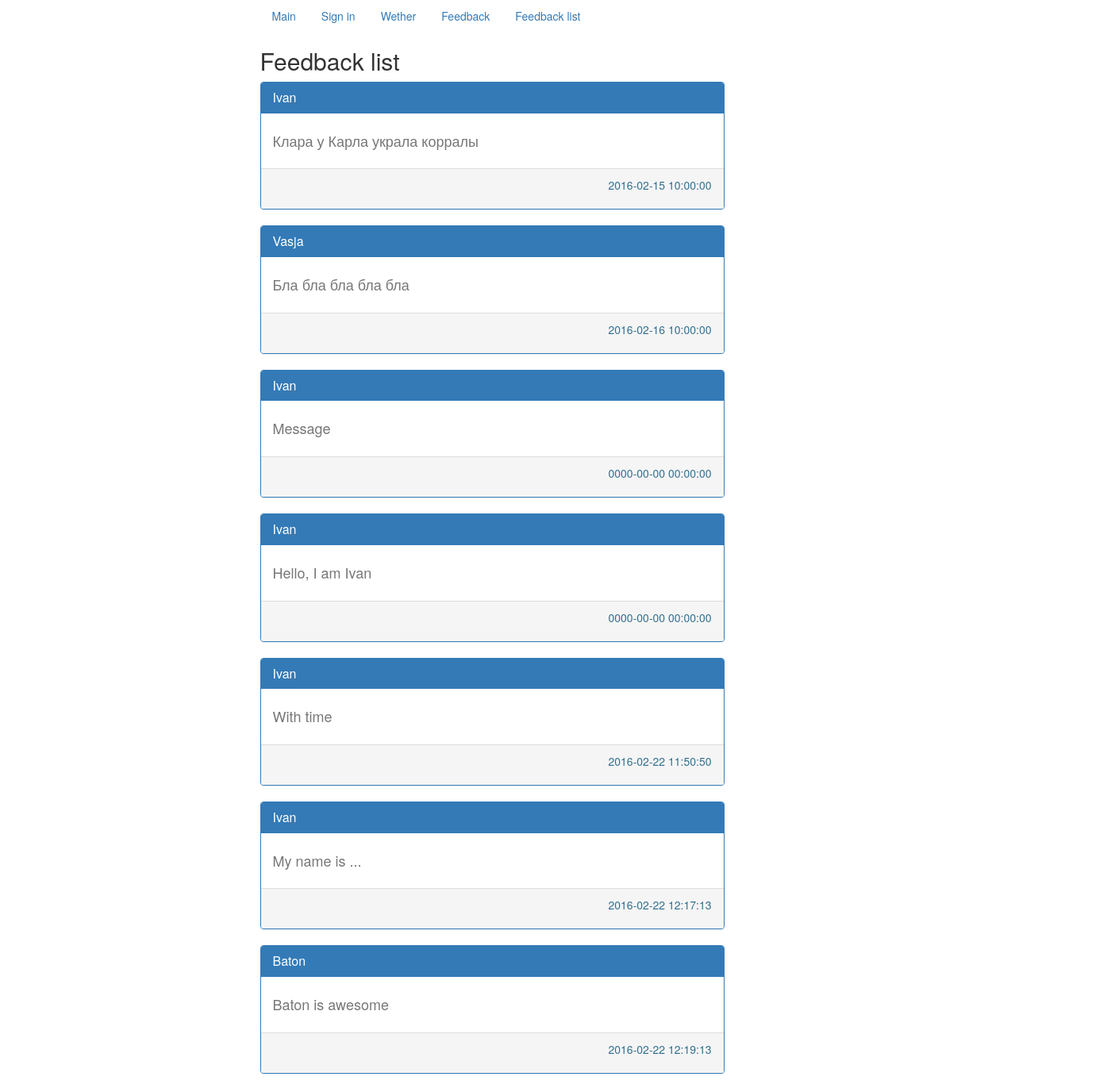
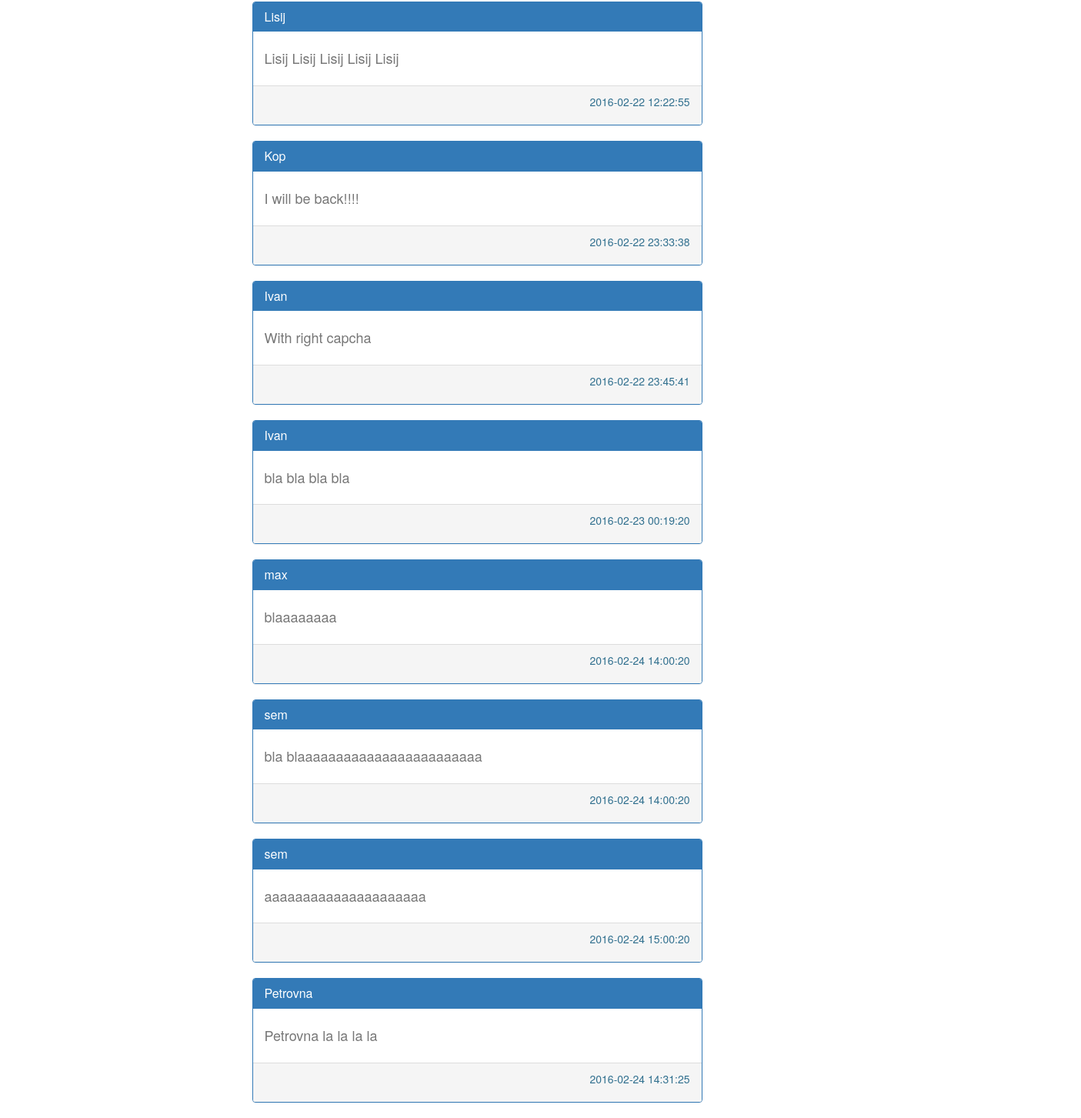
The page /feedback_list (signed in) on the database its author committed (2 pictures, top to bottom).
### tables this page shows
CREATE TABLE `feedback` (
  `id` int(11) NOT NULL AUTO_INCREMENT,
  `user_id` int(11) DEFAULT NULL,
  `guest_id` int(11) DEFAULT NULL,
  `message` text,
  `time` datetime NOT NULL,
  PRIMARY KEY (`id`),
  KEY `fk_user_id_idx` (`user_id`),
  KEY `fk_guest_id_idx` (`guest_id`),
  CONSTRAINT `fk_guest_id` FOREIGN KEY (`guest_id`) REFERENCES `guest_users` (`id`) ON DELETE NO ACTION ON UPDATE NO ACTION,
  CONSTRAINT `fk_user_id` FOREIGN KEY (`user_id`) REFERENCES `users` (`id`) ON UPDATE CASCADE
);

CREATE TABLE `users` (
  `id` int(11) NOT NULL AUTO_INCREMENT,
  `name` varchar(45) NOT NULL,
  `surename` varchar(45) NOT NULL,
  `password` varchar(100) NOT NULL,
  `email` varchar(45) NOT NULL,
  `sex` enum('male','female') DEFAULT NULL,
  `birthday` date DEFAULT NULL,
  PRIMARY KEY (`id`),
  UNIQUE KEY `email_UNIQUE` (`email`)
);

CREATE TABLE `guest_users` (
  `id` int(11) NOT NULL AUTO_INCREMENT,
  `name` varchar(45) NOT NULL,
  `email` varchar(45) NOT NULL,
  PRIMARY KEY (`id`),
  UNIQUE KEY `name_UNIQUE` (`name`),
  UNIQUE KEY `email_UNIQUE` (`email`)
);

### application/core/view.php (called while the page is built)
<?php
class View
{
	function generate($content_view, $template_view, $data = null)
	{
		include 'application/views/'.$template_view;
	}
}

### application/controllers/controller_feedback_list.php (called while the page is built, shortened)
<?php
class Controller_feedback_list extends Controller
{
    function __construct()
    {
        $this->view = new View();
        $this->model = new Model_Feedback_List();
    }
    function action_index()
    {
        $data = $this->model->getFeedback();
        $this->view->generate('feedback_list_view.php', 'template_view.php', $data);
    }
}

### index.php (called while the page is built, shortened)
<?php
Route::start();

### application/models/model_feedback_List.php (called while the page is built, shortened)
<?php
class Model_Feedback_List extends Model
{
    function getFeedback() {
        $set = array();
        $i = 0;
        global $connection;
        $this->dbConnection = $connection;
        $this->dbConnection->query('SET NAMES utf8');
        $statement = $this->dbConnection->query('SELECT users.name, feedback.message, feedback.time from users, feedback WHERE users.id = feedback.user_id');
        $statement->setFetchMode(PDO::FETCH_ASSOC);
        while ($row = $statement->fetch())
        {
            $set[$i++] = $row;
        }
        $statement = $this->dbConnection->query('select guest_users.name, feedback.message, feedback.time from guest_users, feedback where guest_users.id = feedback.guest_id');
        $statement->setFetchMode(PDO::FETCH_ASSOC);
        while ($row = $statement->fetch())
        {
            $set[$i++] = $row;
        }
        return $set;
    }
}

### application/views/feedback_list_view.php (the view, shortened to what this page needs)
<?php
if (isset($_SESSION['user_login'])) {
    ?>
    <h2>Feedback list</h2>
    <?php
    foreach ($data as $elements) {
        ?>
        <div class="container">
            <div class="row">
                <div class="col-xs-12 col-sm-8 col-md-6">
                    <div class="row">
                        <div class="panel panel-primary">
                            <div class="panel-heading">
                                <h3 class="panel-title">
                                    <?= $elements['name'] ?>
                                </h3>
                            </div>
                            <div class="panel-body">
                                <h4><p class="text-muted"><?= $elements['message'] ?></p></h4>
                            </div>
                            <div class="panel-footer">
                                <p class="text-right text-info"><?= $elements['time'] ?></p>
                            </div>
                        </div>
                    </div>
                </div>
            </div>
        </div>
        <?php
    }
} ?>

### application/core/route.php (shortened to what this page needs)
<?php
class Route
{
	static function start()
	{
		$action_name = 'index';
		$action_name = 'action_'.$action_name;
		$controller = new $controller_name;
		$action = $action_name;
		if(method_exists($controller, $action))
		{
			$controller->$action();
		}
		else
		{
			Route::ErrorPage404();
		}
	}
}

### application/views/template_view.php (shortened to what this page needs)
<html xmlns="http://www.w3.org/1999/xhtml">
<head>
    <link rel="stylesheet" type="text/css" href="/css/bootstrap.min.css"/>
</head>
<body>
<div class="container">
    <div class="row">
        <div class="col-md-8">
            <ul class="nav nav-pills">
                <li><a href="/">Main</a></li>
                <li><a href="/login">Sign in</a></li>
                <li><a href="/weather">Wether</a></li>
                <li><a href="/feedback">Feedback</a></li>
                <li><a href="/feedback_list">Feedback list</a></li>
            </ul>
        </div>
    </div>
    <div class="row">
        <div class="col-md-2"></div>
        <div class="col-md-8">
            <?php include 'application/views/' . $content_view; ?>
        </div>
        <div class="col-md-2"></div>
    </div>
</div>
</body>
</html>

### rows shown on the page
feedback: user.name "Ivan", message "Клара у Карла украла корралы", time "2016-02-15 10:00:00"
feedback: user.name "Vasja", message "Бла бла бла бла бла", time "2016-02-16 10:00:00"
feedback: user.name "Ivan", message "Message", time "0000-00-00 00:00:00"
feedback: user.name "Ivan", message "Hello, I am Ivan", time "0000-00-00 00:00:00"
feedback: user.name "Ivan", message "With time", time "2016-02-22 11:50:50"
feedback: user.name "Ivan", message "My name is ...", time "2016-02-22 12:17:13"
feedback: user.name "Baton", message "Baton is awesome", time "2016-02-22 12:19:13"
feedback: user.name "Lisij", message "Lisij Lisij Lisij Lisij Lisij", time "2016-02-22 12:22:55"
feedback: user.name "Kop", message "I will be back!!!!", time "2016-02-22 23:33:38"
feedback: user.name "Ivan", message "With right capcha", time "2016-02-22 23:45:41"
feedback: user.name "Ivan", message "bla bla bla bla", time "2016-02-23 00:19:20"
feedback: guest.name "max", message "blaaaaaaaa", time "2016-02-24 14:00:20"
feedback: guest.name "sem", message "bla blaaaaaaaaaaaaaaaaaaaaaaaa", time "2016-02-24 14:00:20"
feedback: guest.name "sem", message "aaaaaaaaaaaaaaaaaaaaa", time "2016-02-24 15:00:20"
feedback: guest.name "Petrovna", message "Petrovna la la la la", time "2016-02-24 14:31:25"
